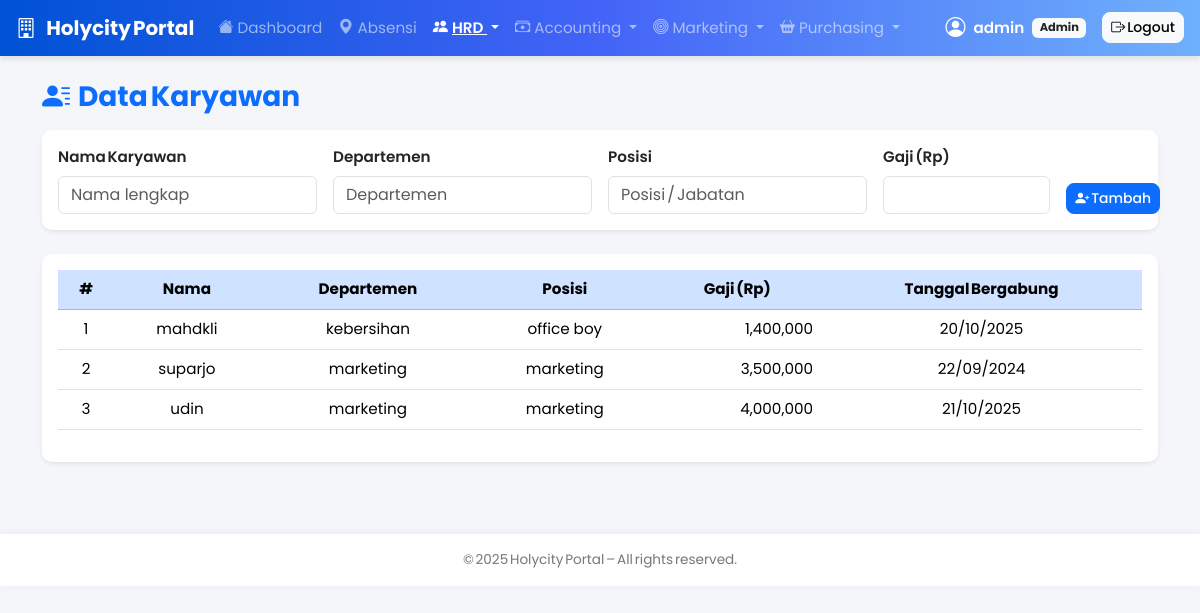
/hrd/employees (signed in), run on the app's committed database.
### models.py (models this page shows, shortened)
class User(db.Model, UserMixin):
    __tablename__ = "users"
    id = db.Column(db.Integer, primary_key=True)
    username = db.Column(db.String(100), unique=True, nullable=False)
    password = db.Column(db.String(255), nullable=False)
    role = db.Column(db.String(50), default="employee")
    employee_id = db.Column(db.Integer, db.ForeignKey("employees.id"))
    employee = db.relationship("Employee", back_populates="user", uselist=False)

class Employee(db.Model):
    __tablename__ = "employees"
    id = db.Column(db.Integer, primary_key=True)
    name = db.Column(db.String(150), nullable=False)
    department = db.Column(db.String(100))
    position = db.Column(db.String(100))
    join_date = db.Column(db.Date, default=lambda: datetime.utcnow().date())
    salary = db.Column(db.Float, default=0.0)
    user = db.relationship("User", back_populates="employee", uselist=False)
    attendance_records = db.relationship(
        "Attendance", back_populates="employee", lazy="dynamic", cascade="all, delete-orphan"
    )
    performance_records = db.relationship(
        "Performance", back_populates="employee", lazy="dynamic", cascade="all, delete-orphan"
    )

### routes/hrd/employee.py (the view)
@hrd_bp.route("/employees")
@login_required
def employee_list():
    if current_user.role not in ("hrd", "admin"):
        return "Akses ditolak", 403
    employees = Employee.query.order_by(Employee.name.asc()).all()
    return render_template(
        "hrd/employee_list.html",
        user=current_user,
        employees=employees,
    )

### templates/hrd/employee_list.html (shortened to what this page needs)
{% extends "base.html" %}
{% block content %}
<h3 class="fw-bold text-primary mb-3">
  <i class="bi bi-person-lines-fill me-2"></i>Data Karyawan
</h3>
<form action="{{ url_for('hrd.employee_add') }}" method="post"
      class="card shadow-sm border-0 p-3 mb-4">
  <div class="row g-3 align-items-end">
    <div class="col-md-3">
      <label class="form-label fw-semibold">Nama Karyawan</label>
      <input type="text" name="name" class="form-control" placeholder="Nama lengkap" required>
    </div>
    <div class="col-md-3">
      <label class="form-label fw-semibold">Departemen</label>
      <input type="text" name="department" class="form-control" placeholder="Departemen">
    </div>
    <div class="col-md-3">
      <label class="form-label fw-semibold">Posisi</label>
      <input type="text" name="position" class="form-control" placeholder="Posisi / Jabatan">
    </div>
    <div class="col-md-2">
      <label class="form-label fw-semibold">Gaji (Rp)</label>
      <input type="number" name="salary" step="0.01" class="form-control">
    </div>
    <div class="col-md-1 text-end">
      <button class="btn btn-sm btn-primary mt-3 px-2" style="white-space: nowrap;">
        <i class="bi bi-person-plus-fill"></i> Tambah
      </button>
    </div>
  </div>
</form>
<div class="card shadow-sm border-0">
  <div class="card-body table-responsive">
    <table class="table table-hover align-middle text-center">
      <thead class="table-primary">
        <tr>
          <th>#</th>
          <th>Nama</th>
          <th>Departemen</th>
          <th>Posisi</th>
          <th>Gaji (Rp)</th>
          <th>Tanggal Bergabung</th>
        </tr>
      </thead>
      <tbody>
        {% for e in employees %}
        <tr>
          <td>{{ loop.index }}</td>
          <td>{{ e.name }}</td>
          <td>{{ e.department or '-' }}</td>
          <td>{{ e.position or '-' }}</td>
          <td class="text-end">{{ "{:,.0f}".format(e.salary or 0) }}</td>
          <td>{{ e.join_date.strftime('%d/%m/%Y') }}</td>
        </tr>
        {% else %}
        <tr><td colspan="6" class="text-muted">Belum ada data karyawan.</td></tr>
        {% endfor %}
      </tbody>
    </table>
  </div>
</div>
{% endblock %}

### templates/base.html (shortened to what this page needs)
<!DOCTYPE html>
<html lang="id">
<head>
  <link href="https://cdn.jsdelivr.net/npm/bootstrap@5.3.2/dist/css/bootstrap.min.css" rel="stylesheet">
  <link href="https://cdn.jsdelivr.net/npm/bootstrap-icons@1.11.1/font/bootstrap-icons.css" rel="stylesheet">
</head>
<body>
  <nav class="navbar navbar-expand-lg navbar-dark px-3 sticky-top">
    <a class="navbar-brand fw-bold d-flex align-items-center" href="{{ url_for('home') }}">
      <i class="bi bi-building me-2"></i> Holycity Portal
    </a>
    {% if current_user.is_authenticated %}
    <div class="collapse navbar-collapse" id="navbarsExample">
      <ul class="navbar-nav me-auto mb-2 mb-lg-0">
        <li class="nav-item">
          <a class="nav-link {% if request.endpoint == 'home' %}active{% endif %}" href="{{ url_for('home') }}">
            <i class="bi bi-house-fill me-1"></i>Dashboard
          </a>
        </li>
        <li class="nav-item">
          <a class="nav-link {% if request.endpoint == 'absensi.absensi_page' %}active{% endif %}" href="{{ url_for('absensi.absensi_page') }}">
            <i class="bi bi-geo-alt-fill me-1"></i>Absensi
          </a>
        </li>
        {% if current_user.role in ['admin','hrd'] %}
        <li class="nav-item dropdown">
          <a class="nav-link dropdown-toggle {% if 'hrd.' in (request.endpoint|default('')) %}active{% endif %}" href="#" role="button" data-bs-toggle="dropdown">
            <i class="bi bi-people-fill me-1"></i>HRD
          </a>
        </li>
        {% endif %}
        {% if current_user.role in ['admin','hrd'] %}
        <li class="nav-item dropdown">
          <a class="nav-link dropdown-toggle {% if 'accounting.' in (request.endpoint|default('')) %}active{% endif %}" href="#" role="button" data-bs-toggle="dropdown">
            <i class="bi bi-cash-stack me-1"></i>Accounting
          </a>
        </li>
        {% endif %}
        <li class="nav-item dropdown">
          <a class="nav-link dropdown-toggle {% if 'marketing.' in (request.endpoint|default('')) %}active{% endif %}"
             href="#" role="button" data-bs-toggle="dropdown">
             <i class="bi bi-bullseye me-1"></i>Marketing
          </a>
        </li>
        <li class="nav-item dropdown">
          <a class="nav-link dropdown-toggle {% if 'purchasing.' in (request.endpoint|default('')) %}active{% endif %}"
             href="#" role="button" data-bs-toggle="dropdown">
             <i class="bi bi-basket2-fill me-1"></i>Purchasing
          </a>
        </li>
      </ul>
      <div class="text-white d-flex align-items-center">
        <i class="bi bi-person-circle me-2 fs-5"></i>
        <span class="fw-semibold">{{ current_user.username }}</span>
        <span class="badge bg-light text-dark ms-2">{{ current_user.role|title }}</span>
        <a href="{{ url_for('logout') }}" class="btn btn-light btn-sm ms-3">
          <i class="bi bi-box-arrow-right"></i> Logout
        </a>
      </div>
    </div>
    {% endif %}
  </nav>
  <div class="container py-4">
    {% block content %}{% endblock %}
  </div>
  <footer>
    {% block footer %}
      © {{ now().year }} Holycity Portal – All rights reserved.
    {% endblock %}
  </footer>
</body>
</html>

### templates/base.html (style rules this page uses)
body { background-color:#f4f6f9; font-family:"Poppins","Segoe UI",Roboto,sans-serif; font-size:0.95rem; }
nav.navbar { background:linear-gradient(90deg,#0052d4,#4364f7,#6fb1fc); box-shadow:0 3px 6px rgba(0,0,0,0.1); }
.nav-link.active { font-weight:600;text-decoration:underline; }
.card { border:0;border-radius:10px; box-shadow:0 2px 8px rgba(0,0,0,0.05); transition:transform .2s ease,box-shadow .2s ease; }
.btn { border-radius:8px;font-weight:500;transition:all .2s ease; }
footer { background:#fff;box-shadow:0 -1px 10px rgba(0,0,0,0.05); font-size:0.85rem;color:#777;text-align:center; margin-top:3rem;padding:1rem 0; }

### data on the page
User: username "admin", role "Admin"
Employee: name "mahdkli", department "kebersihan", position "office boy", salary "1,400,000", join_date "20/10/2025"
Employee: name "suparjo", department "marketing", position "marketing", salary "3,500,000", join_date "22/09/2024"
Employee: name "udin", department "marketing", position "marketing", salary "4,000,000", join_date "21/10/2025"
